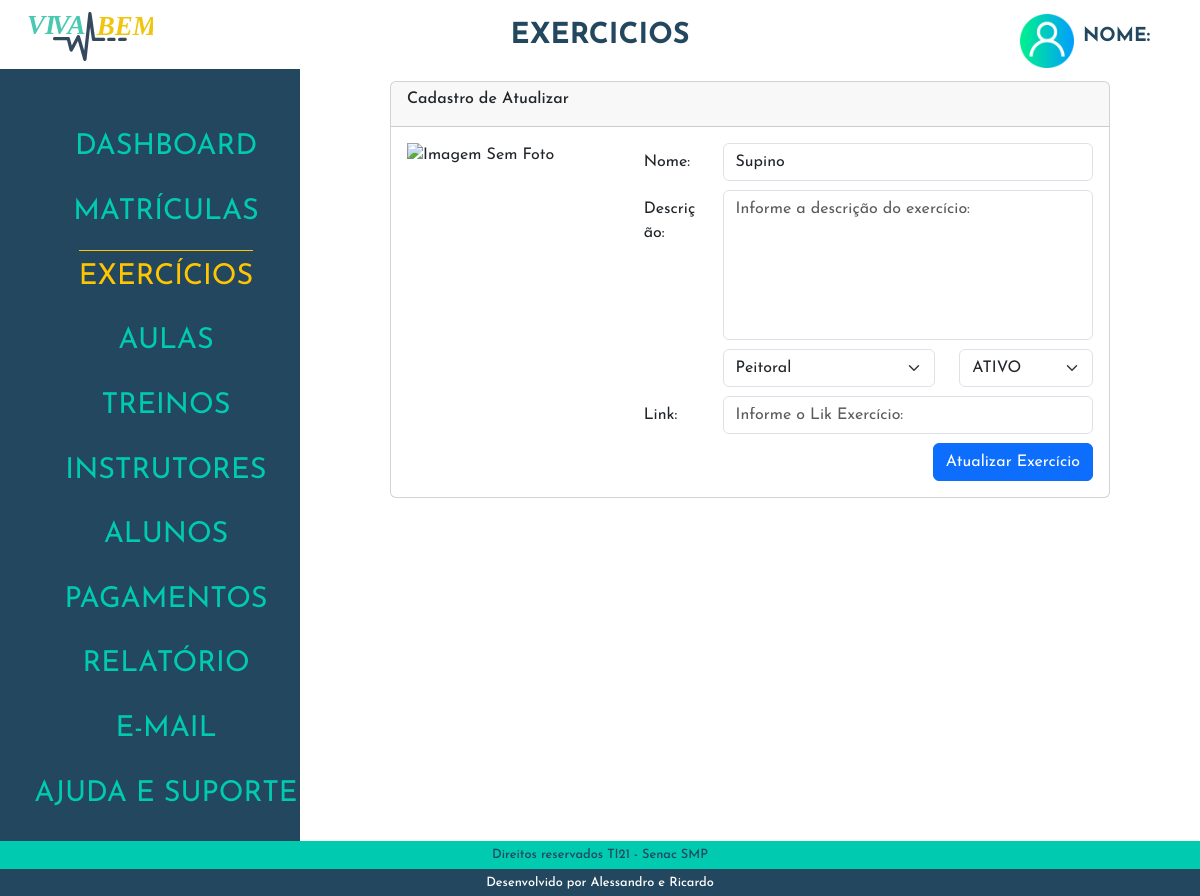
/admin/index.php?p=exercicios&e=atualizar&id=1, run on the app's committed database.
### tables this page shows
CREATE TABLE `tblexercicos` (
  `idExercicios` int(11) NOT NULL,
  `nomeExercicios` varchar(50) NOT NULL,
  `altExercicio` varchar(50) NOT NULL,
  `descricaoExercicios` varchar(150) NOT NULL,
  `grupoExercicios` varchar(30) NOT NULL,
  `statusExercicios` varchar(10) NOT NULL,
  `fotoExercicios` varchar(10) NOT NULL,
  `likExercicio` varchar(50) NOT NULL
);

### admin/class/exercicios.php (called while the page is built, shortened)
<?php
class ExerciciosClass {
    public $idExercicios;
    public function __construct($id = false) {
        if ($id) {
            $this->idExercicios = $id;
            $this->carregar();
        }
    }
    public function carregar() {
        $query = "SELECT * FROM tblexercicos WHERE idExercicios = " . $this->idExercicios;
        $conn = Conexao::LigarConexao();
        $resultado = $conn->query($query);
        $lista = $resultado->fetchAll();
        foreach ($lista as $linha) {
            $this->nomeExercicios = $linha['nomeExercicios'];
            $this->grupoExercicios = $linha['grupoExercicios'];
            $this->statusExercicios = $linha['statusExercicios'];
        }
    }
}
?>

### admin/exercicios/atualizar.php (the view, shortened to what this page needs)
<?php
require_once("class/exercicios.php");
$exercicio = new ExerciciosClass($id);
?>
<div class="col-md-12">
  <div class="card card-info">
    <div class="card-header">
      <h3 class="card-title"> Cadastro de Atualizar</h3>
    </div>
    <form class="form-horizontal" action="index.php?p=exercicios&e=atualizar&id=<?php echo $exercicio->idExercicios ?>" method="POST" enctype="multipart/form-data">
      <div class="card-body">
        <div class="row">
          <div class="col-md-4">
            <div class="form-group row">
              <img src="img/<?php echo $exercicio->fotoExercicio?>" alt="Imagem Sem Foto" id="imgFoto">
            </div>
          </div>
          <div class="col-md-8 form-dash">
            <div class="form-group row">
              <label for="nomeExercicios" class="col-sm-2 col-form-label">Nome:</label>
              <div class="col-sm-10">
                <input type="text" class="form-control" id="nomeExercicios" name="nomeExercicios" required="" placeholder="Informe seu nome:" value="<?php echo $exercicio->nomeExercicios; ?>">
              </div>
            </div>
            <div class="form-group row">
              <label for="descricaoExercicios" class="col-sm-2 col-form-label">Descrição:</label>
              <div class="col-sm-10">
                <textarea class="form-control" name="descricaoExercicios" id="descricaoExercicios" cols="30" rows="10" required="" placeholder="Informe a descrição do exercício:" value="<?php echo $exercicio->descricaoExercicios; ?>"></textarea>
              </div>
            </div>
            <div class="row">
              <div class="form-group col-sm-6 offset-md-2">
                <select class="form-select col-sm-2" aria-label="Default select example" name="grupoExercicios" required>
                <option value="<?php echo $exercicio->grupoExercicios?>"><?php echo $exercicio->grupoExercicios?></option>
                </select>
            </div>
              <div class="form-group col-sm-4">
              <select class="form-select col-sm-2" aria-label="Default select example" name="statusExercicios" required>
              <option value="<?php echo $exercicio->statusExercicios?>"><?php echo $exercicio->statusExercicios?></option>
                </select>
              </div>
            </div>
          <div class="form-group row">
            <label for="likExercicio" class="col-sm-2 col-form-label">Link:</label>
            <div class="col-sm-10">
              <input type="text" class="form-control" id="likExercicio" name="likExercicio" required="" placeholder="Informe o Lik Exercício:">
            </div>
          </div>
          <div class="d-grid gap-2 d-md-flex justify-content-md-end">
            <button type="submit" class="btn btn-primary">Atualizar Exercício</button>
          </div>
        </div>
      </div>
  </form>
</div>
</div>

### admin/css/estilo.css (style rules this page uses)
*, a, h1, h2, h3, h4 { font-family: 'Josefin Sans', sans-serif; font-size: 16px; }
body { display: flex; flex-direction: column; height: 100vh; }
.form-dash .row { margin-bottom: 2%; align-items: baseline; }
.form-dash textarea { height: 150px; resize: none; }

### data on the page
tblexercicos: nomeExercicios "Supino", grupoExercicios "Peitoral", statusExercicios "ATIVO"

### other printed values
$pagina "EXERCICIOS"
